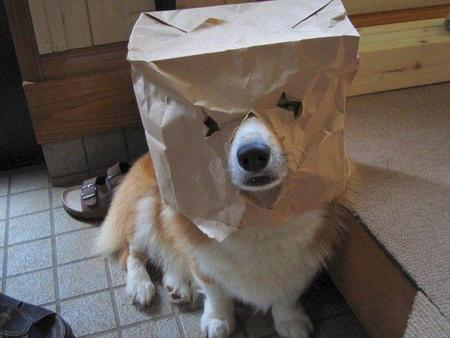
#> input picture image.png, 450 x 338 px
$ python loadDisplayUpdate.py --image image.png
#> lines starting #> are read from the running program, lines starting #| are printed output that depends on the picture; after the words box and inside, x2 and y2 are one past the last pixel; in counts of white or black regions, pixels touching at a corner belong together
#python3 loadingDisplayData.py --image image.png

import argparse
import cv2

ap = argparse.ArgumentParser()
ap.add_argument("-i", "--image", required=True,
               help="Path to the image")
args = vars(ap.parse_args())

image = cv2.imread(args["image"])
#> image is the input picture: shape (338, 450, 3); mean B, G, R 90.4, 97.3, 107.3

print( "Width {} pixels".format(image.shape[1]) )
#| Width 450 pixels
print( "Height {} pixels".format(image.shape[0]) )
#| Height 338 pixels
print( "Channels {} ".format(image.shape[2]) )
#| Channels 3


#openCV stores colors in reverse order
(b,g,r) = image[0,0]
#> b = 31; g = 26; r = 25
print("pixels at (0,0) - Red {}, Green {}, Blue {}".format(r,g,b))
#| pixels at (0,0) - Red 25, Green 26, Blue 31

#pure red
image[0,0] = (0,0,255)
#> image: shape (338, 450, 3); under 0.01% of pixels changed, all inside (x1, y1, x2, y2) = (0, 0, 1, 1)

(b,g,r) = image[0,0]
#> b = 0; g = 0; r = 255

print("pixels at (0,0) - Red {}, Green {}, Blue {}".format(r,g,b))
#| pixels at (0,0) - Red 255, Green 0, Blue 0

corner = image[0:100, 0:25]
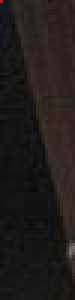
#> corner: shape (100, 25, 3) (shown 3 times larger); mean B, G, R 25.3, 27.6, 31.9
cv2.imshow("Corner",corner)

image[0:100, 0:25] = (0,0,255)
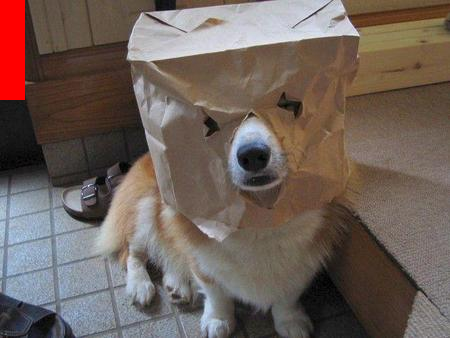
#> image: shape (338, 450, 3); mean B, G, R 90, 96.9, 110.9

cv2.imshow("Updated image", image)
cv2.waitKey(0)
#cv2.imwrite("newimage.jpg", image)

$ run again, with redTest.jpg saved as image.png
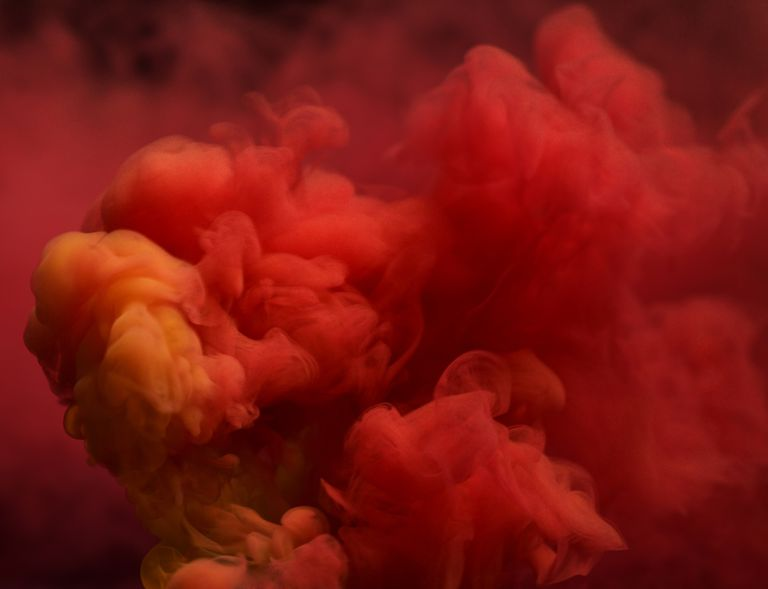
#> input picture redTest.jpg, 768 x 589 px
#> image is the input picture: shape (589, 768, 3); mean B, G, R 17, 22.7, 127.4
#| Width 768 pixels
#| Height 589 pixels
#| Channels 3
#> `(b,g,r) = image[0,0]`: b = 16; g = 17; r = 51
#| pixels at (0,0) - Red 51, Green 17, Blue 16
#> `(b,g,r) = image[0,0]`: b = 0; r = 255
#| pixels at (0,0) - Red 255, Green 0, Blue 0
#> `corner = image[0:100, 0:25]`:
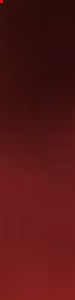
#> corner: shape (100, 25, 3) (shown 3 times larger); mean B, G, R 21.2, 21.7, 84.4
#> `image[0:100, 0:25] = (0,0,255)`:
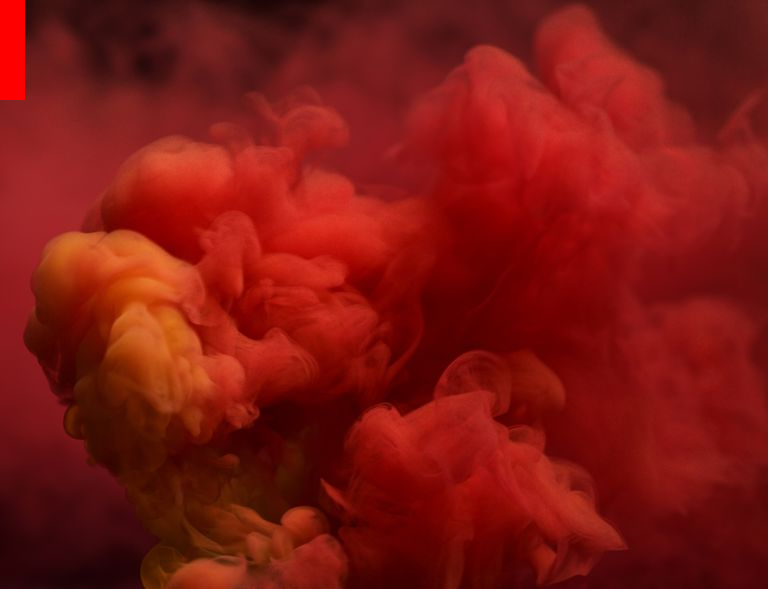
#> image: shape (589, 768, 3); mean B, G, R 16.9, 22.6, 128.3
